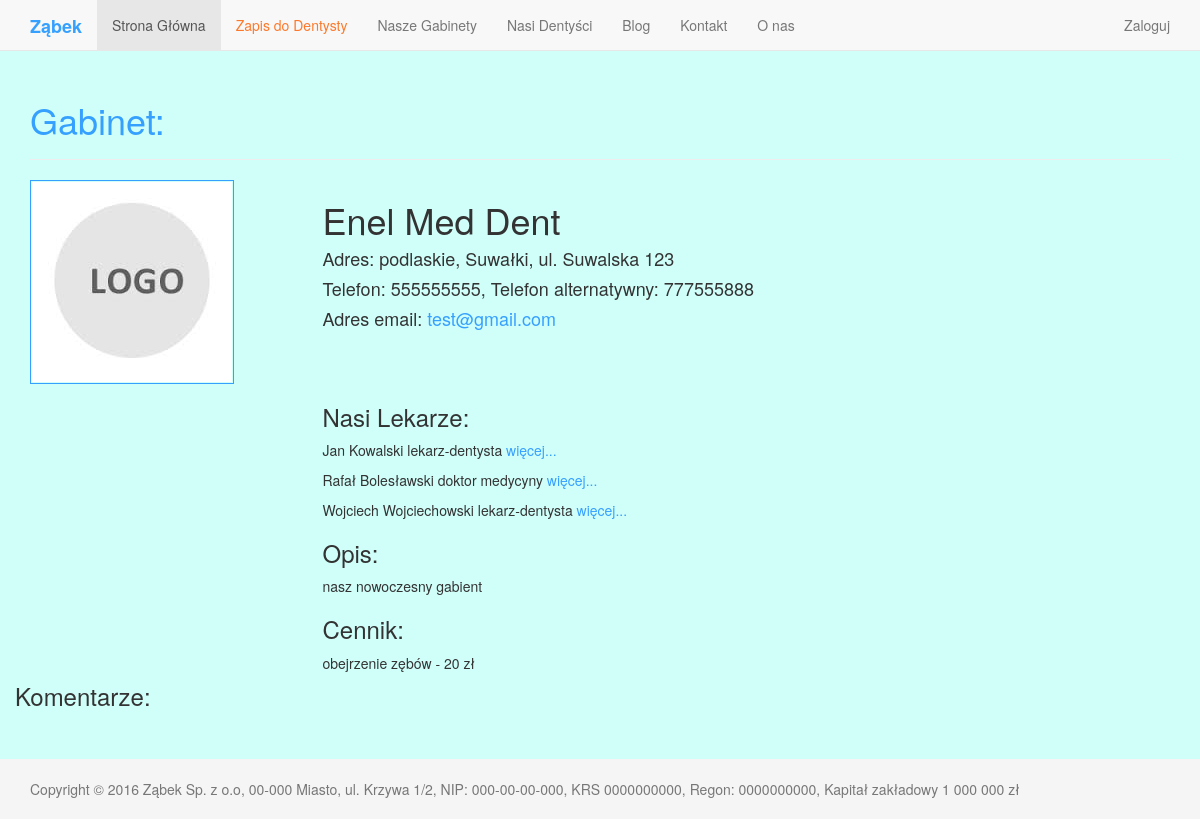
Before: /office/enel-med-dent-pd-00001/ with the older database file.
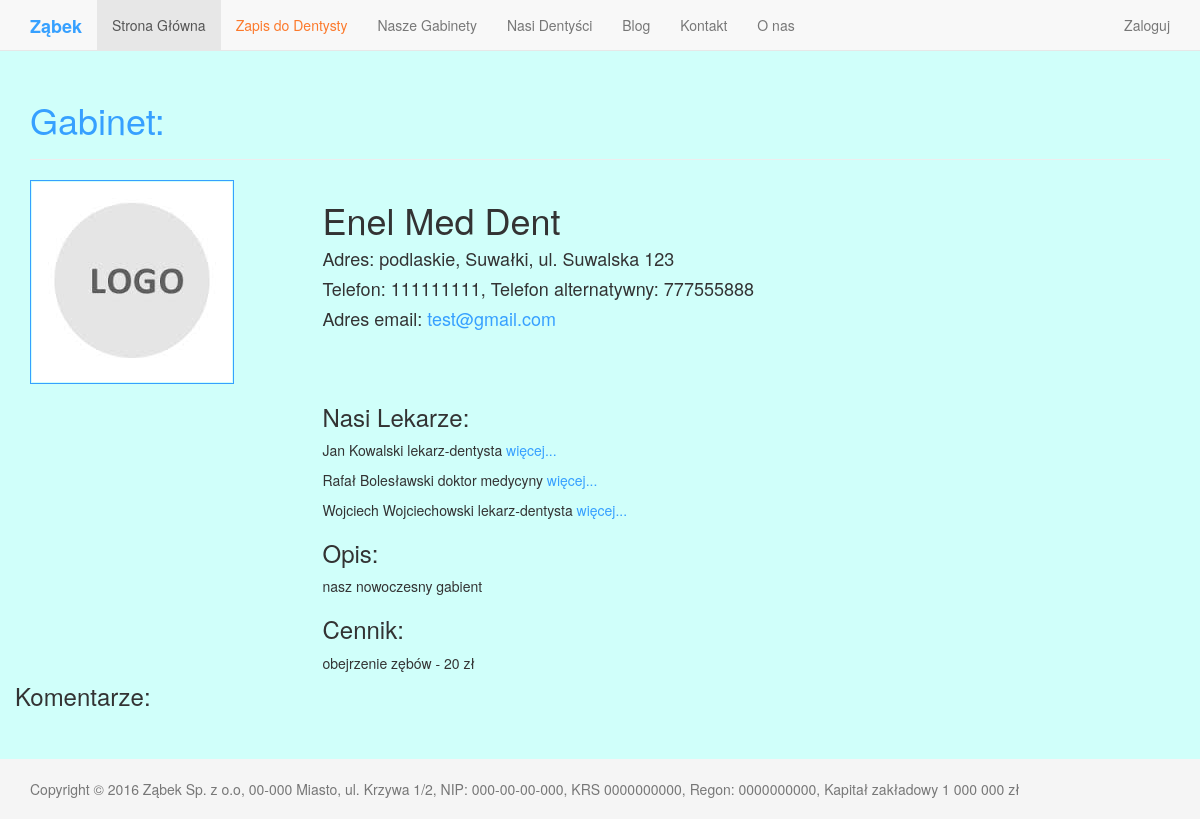
After: the same page with the newer database file.
### main_page/models.py (models this page shows, shortened)
class Contact(Address):
	phone_regex = RegexValidator(regex=r'^\+?1?\d{9,15}$', message="Phone number must be entered in the format: '+999999999'. Up to 15 digits allowed.")
	phone_number = models.CharField(validators=[phone_regex], blank=True, max_length=15, help_text="Numer telefonu")
	phone_number_alt = models.CharField(validators=[phone_regex], blank=True, max_length=15, help_text="Alternatywny numer telefonu")
	email = models.EmailField(null=True, help_text="Adres email")
	skype = models.CharField(max_length=50, null=True, blank=True)
	class Meta:
		abstract = True

class Office(Contact):
	user = models.OneToOneField(User, blank=True, null=True)
	name = models.CharField(max_length=150)
	office_id = models.CharField(max_length=10, unique=True, null=False, blank=False, help_text="Indywidualna nazwa kodowa gabinetu")
	text = MarkdownField(null=True, help_text="Informacje o gabiencie")
	price_list = MarkdownField(null=True, help_text="Cennik")
	slug = models.SlugField(max_length=100, unique=True, blank=True, null=True)
	dentists = models.ManyToManyField(Dentist, blank=True)
	class Meta:
		verbose_name = "Office"
		verbose_name_plural = 'Offices'

### main_page/views.py (the view)
# urls.py: url(r'^office/(?P<slug>[a-zA-Z0-9-]+)/?', views.OfficeDetailView.as_view(), name='office'),
class OfficeDetailView(generic.DetailView):
	model = models.Office
	template_name='office/office_detail.html'

### main_page/models.py (called while the page is built)
	def province_verbose(self):
		return dict(Address.PROVINCE)[self.province]

	def get_absolute_url(self):
		return "/dentist/{0}/".format(self.slug)

### main_page/templates/office/office_detail.html (shortened to what this page needs)
{% extends "base.html" %}
    {% load django_markdown %}
    {% load  static %}
    {% block header %}
        <h1>Gabinet:</h1>
    {% endblock %}
    {% block content %}
    <section class="" id="office_header">
        <div class="row">
            <div class="col-md-3">
            <a class="avatar">
                <img src="{% static 'img/logo-default.jpg' %}">
            </a>
            </div>
            <div class="col-md-9">
                <h1>{{ object.name }}</h1>
                <h4>Adres:  {{ office.province_verbose }}, {{ office.city }}, ul. {{ office.street}} {{ office.number }}<h4>
                <h4>Telefon: {{ office.phone_number }}, Telefon alternatywny: {{ office.phone_number_alt }}</h4>
                <h4>Adres email: <a href="mailto:{{ office.email }}">{{ office.email }}</a></h4>
            </div>
        </div>
    </section>
    <section class="" id="office_body">
        <div class="row">
            <div class="col-md-3"></div>
            <div class="col-md-9">
                <div class="dentists">
                    <h3>Nasi Lekarze:</h3>
                        {% for dentist in office.dentists.all %}
                            <p>{{dentist.name}} {{dentist.surname}} {{dentist.professional_title}} <a href="{{dentist.get_absolute_url}}">więcej...</a></p>
                        {% endfor %}
                </div>
                <div class="specialties">
                    <h3>Opis:</h5>
                    <p>{{ office.text }}<p>
                </div>
                <div class="biography">
                    <h3>Cennik:</h5>
                    <p>{{ office.price_list }}<p></div>
            </div>
                    <h3>Komentarze:</h3>
        </div>
    </section>
    {% endblock %}

Changed rows visible on the page:
changed Office "Enel Med Dent": phone_number "555555555" → "111111111"
